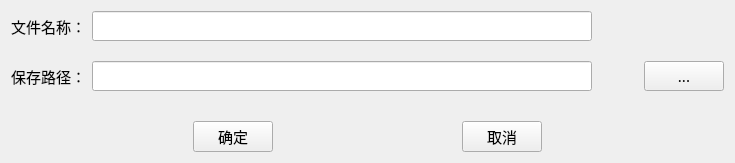
<?xml version="1.0" encoding="UTF-8"?>
<ui version="4.0">
 <class>QSttSaveCfgDlg</class>
 <widget class="QWidget" name="QSttSaveCfgDlg">
  <property name="geometry">
   <rect>
    <x>0</x>
    <y>0</y>
    <width>735</width>
    <height>163</height>
   </rect>
  </property>
  <property name="font">
   <font>
    <family>宋体</family>
    <pointsize>11</pointsize>
   </font>
  </property>
  <property name="windowTitle">
   <string>保存配置</string>
  </property>
  <layout class="QVBoxLayout" name="verticalLayout_2">
   <item>
    <layout class="QVBoxLayout" name="verticalLayout">
     <item>
      <layout class="QGridLayout" name="gridLayout">
       <property name="verticalSpacing">
        <number>20</number>
       </property>
       <item row="0" column="0">
        <widget class="QLabel" name="m_pLabFileName">
         <property name="text">
          <string>文件名称：</string>
         </property>
        </widget>
       </item>
       <item row="0" column="1">
        <widget class="QLineEdit" name="m_pEditFileName"/>
       </item>
       <item row="0" column="2">
        <spacer name="horizontalSpacer_5">
         <property name="orientation">
          <enum>Qt::Horizontal</enum>
         </property>
         <property name="sizeHint" stdset="0">
          <size>
           <width>40</width>
           <height>20</height>
          </size>
         </property>
        </spacer>
       </item>
       <item row="1" column="0">
        <widget class="QLabel" name="m_pLabSavePath">
         <property name="text">
          <string>保存路径：</string>
         </property>
        </widget>
       </item>
       <item row="1" column="1">
        <widget class="QLineEdit" name="m_pEditSavePath">
         <property name="minimumSize">
          <size>
           <width>500</width>
           <height>0</height>
          </size>
         </property>
        </widget>
       </item>
       <item row="1" column="2">
        <spacer name="horizontalSpacer_4">
         <property name="orientation">
          <enum>Qt::Horizontal</enum>
         </property>
         <property name="sizeHint" stdset="0">
          <size>
           <width>40</width>
           <height>20</height>
          </size>
         </property>
        </spacer>
       </item>
       <item row="1" column="3">
        <widget class="QPushButton" name="m_pBtnSelPath">
         <property name="minimumSize">
          <size>
           <width>10</width>
           <height>0</height>
          </size>
         </property>
         <property name="text">
          <string>...</string>
         </property>
        </widget>
       </item>
      </layout>
     </item>
     <item>
      <spacer name="verticalSpacer">
       <property name="orientation">
        <enum>Qt::Vertical</enum>
       </property>
       <property name="sizeHint" stdset="0">
        <size>
         <width>20</width>
         <height>40</height>
        </size>
       </property>
      </spacer>
     </item>
     <item>
      <layout class="QHBoxLayout" name="horizontalLayout_3">
       <item>
        <spacer name="horizontalSpacer">
         <property name="orientation">
          <enum>Qt::Horizontal</enum>
         </property>
         <property name="sizeHint" stdset="0">
          <size>
           <width>40</width>
           <height>20</height>
          </size>
         </property>
        </spacer>
       </item>
       <item>
        <widget class="QPushButton" name="m_pBtnOk">
         <property name="text">
          <string>确定</string>
         </property>
        </widget>
       </item>
       <item>
        <spacer name="horizontalSpacer_2">
         <property name="orientation">
          <enum>Qt::Horizontal</enum>
         </property>
         <property name="sizeHint" stdset="0">
          <size>
           <width>40</width>
           <height>20</height>
          </size>
         </property>
        </spacer>
       </item>
       <item>
        <widget class="QPushButton" name="m_pBtnCancel">
         <property name="text">
          <string>取消</string>
         </property>
        </widget>
       </item>
       <item>
        <spacer name="horizontalSpacer_3">
         <property name="orientation">
          <enum>Qt::Horizontal</enum>
         </property>
         <property name="sizeHint" stdset="0">
          <size>
           <width>40</width>
           <height>20</height>
          </size>
         </property>
        </spacer>
       </item>
      </layout>
     </item>
    </layout>
   </item>
  </layout>
 </widget>
 <layoutdefault spacing="6" margin="11"/>
 <resources/>
 <connections/>
</ui>
